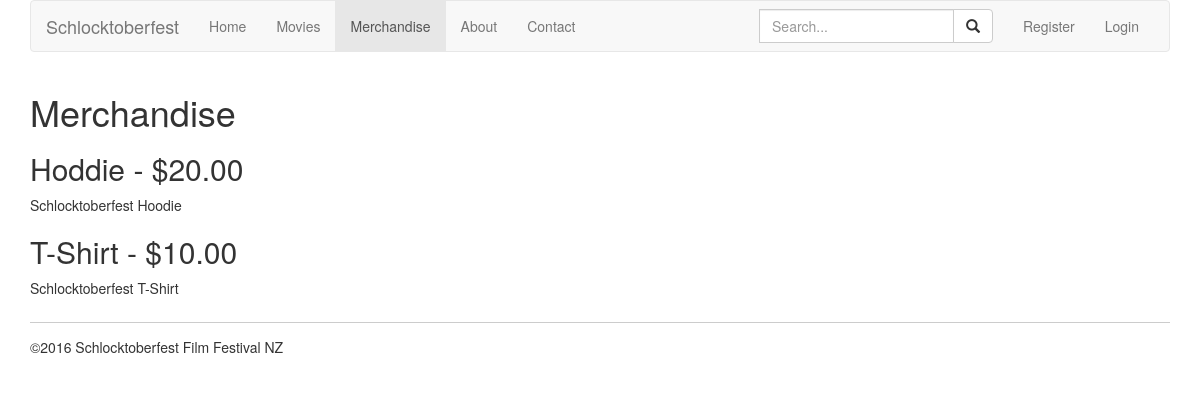
Screenshot of /?page=merchandise with the database file from the repository.
### tables this page shows
CREATE TABLE `merchandise` (
  `id` mediumint(10) NOT NULL,
  `name` varchar(50) NOT NULL,
  `description` text NOT NULL,
  `price` decimal(6,2) NOT NULL
);

### App/Views/MerchandiseView.php (called while the page is built, shortened)
<?php
class MerchandiseView extends TemplateView
{
	public function render()
	{
		include "templates/master.inc.php";
	}
	protected function content()
	{
		extract($this->data);
		include "templates/merchandise.inc.php";
	}
}

### App/Controllers/MerchandiseController.php (called while the page is built, shortened)
<?php
	class MerchandiseController extends Controller
	{
		public function show(){
			$products = Merchandise::all("name");
			$view = new MerchandiseView(['products' => $products]);
			$view->render();
		}
	}

### index.php (called while the page is built, shortened)
<?php
require "routes.php";

### App/Models/DatabaseModel.php (called while the page is built, shortened)
<?php
abstract class DatabaseModel
{
	public $data = [];
	protected static $columns = [];
	protected static $fakeColumns = [];
	private static $db;
	protected static function getDatabaseConnection()
	{
			if(! self::$db){
				$dsn = 'mysql:host=localhost;dbname=schlocktoberfest;charset=utf8';
				self::$db = new PDO($dsn, 'root', '');
				self::$db->setAttribute(PDO::ATTR_ERRMODE, PDO::ERRMODE_EXCEPTION);
				self::$db->setAttribute(PDO::ATTR_EMULATE_PREPARES, false);
			}
		return self::$db;
	}
	public static function all($sortcolumn = "", $asc = true, $pageNumber=null, $pageSize=null){
		$models = [];
		$db = static::getDatabaseConnection();
		$query = "SELECT ".implode("," , static::$columns)." FROM " . static::$tableName;
		if($sortcolumn){
			$query .= " ORDER BY " .$sortcolumn;
			if($asc){
				$query .= " ASC";
			} else {
				$query .= " DESC";
			}
		}
		$statement = $db->prepare($query);
		$statement->execute();
		while($record = $statement->fetch(PDO::FETCH_ASSOC)){
			$model = new static();
			$model->data = $record;
			array_push($models, $model);
		}
		return $models;
	}
	public function __get($name)
	{
		if ( in_array($name, static::$columns) || in_array($name, static::$fakeColumns)) {
            return $this->data[$name];
        }
        throw new UnexpectedValueException("Property $name not found in the data variable.");
	}
	public function __set($name, $value){
		$this->data[$name] = $value;
	}
}

### templates/merchandise.inc.php (the view)
<div class="row">
	<div class="col-xs-12">
		<h1>Merchandise</h1>
		<?php if(count($products) > 0): ?>
			<?php
				foreach($products as $item):?>
				<h2><?= $item->name;?> - $<?= $item->price;?></h2>
				<p><?= $item->description; ?></p>
			<?php endforeach; ?>
			<?php else: ?>
			<p>Weridly enough, there are no movies to be displayed</p>
		<?php endif; ?>
	</div>
</div>

### rows the page displays
merchandise: name "Hoddie", price "20.00", description "Schlocktoberfest Hoodie"
merchandise: name "T-Shirt", price "10.00", description "Schlocktoberfest T-Shirt"
